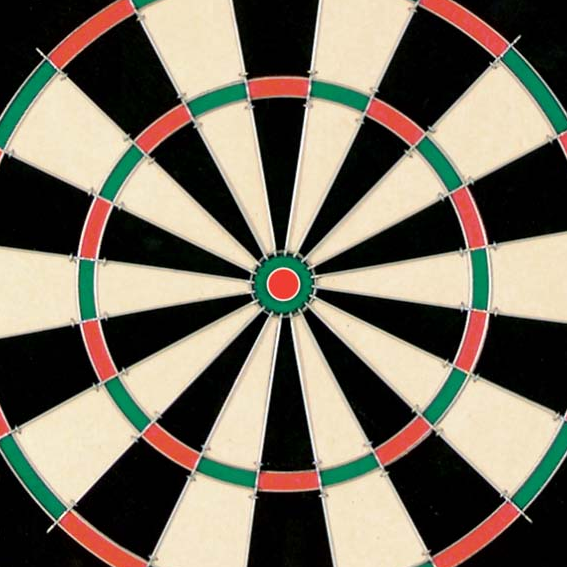
//> input picture CW_example/COMS30030/dart.bmp, 567 x 567 px, given in place of dartdart.bmp.jpg, which was not available
$ ./dart_truth dart.bmp   (built with g++ and OpenCV 4)
//> lines starting //> are read from the running program, lines starting //| are printed output that depends on the picture; after the words box and inside, x2 and y2 are one past the last pixel; in counts of white or black regions, pixels touching at a corner belong together; pictures that were not available may be replaced by others from this repository, and a replacement may not be noted
// header inclusion
#include <stdio.h>
#include "opencv2/objdetect/objdetect.hpp"
#include "opencv2/opencv.hpp"
#include "opencv2/core/core.hpp"
#include "opencv2/highgui/highgui.hpp"
#include "opencv2/imgproc/imgproc.hpp"
#include <algorithm>
#include <sstream>
#include <fstream>
#include <iostream>

#define pi 3.14159265358979323846

#define threshold_magnitude 75
#define threshold_circles 15
#define threshold_rho_space 5
#define threshold_lines 160
#define threshold_pixels_in_lines 20

using namespace std;
using namespace cv;

/** Function Headers */
Mat normalize_and_save(Mat input, string num, string name);

vector<Rect> read_csv(string num);
vector<Rect> filter_darts(vector<Rect> darts, vector<vector<int>> circles, string num, int pixels);
vector<Rect> filter_by_radius(vector<Rect> darts, float avg);
vector<Rect> group_darts(vector<Rect> darts);
vector<string> split( const string &line, char delimiter );
vector<vector<int>> ch_transform(Mat &input, int r_min, int r_max, Mat &direction, string num);

int pixel_count(string num);

float get_iou(Rect t, Rect d);
float get_f1_score(float t_p, float f_p, float f_n);
float average_radius(vector<vector<int>> circles);

void detectAndDisplay( Mat frame, vector<Rect> truths, string num, vector<vector<int>> circles );
void sobel(Mat &input, Mat &output_x, Mat &output_y, Mat &output_mag, Mat &output_dir);
void write_sobel(Mat x, Mat y, string num);
void threshold(Mat &input, int t, string num, string ver);
void gaussian(Mat &input, int size);
void filter_non_max(Mat &input_mag, Mat &input_dir);
void lh_transform(Mat &input, Mat &direction, string num);
void draw_circles(Mat &input, vector<vector<int> > circles, string num);
void draw(Mat frame, vector<Rect> truths, vector<Rect> darts, vector<Rect> darts_f, vector<vector<int>> circles, string num);
void debug_out(vector<Rect> darts_filtered, vector<Rect> truths, string num);

String cascade_name = "dart_cascade/cascade.xml";
CascadeClassifier cascade;

int **malloc2dArray(int dim1, int dim2) {
    int i, j;
    int **array = (int **) malloc(dim1 * sizeof(int *));

    for (i = 0; i < dim1; i++) {
        array[i] = (int *) malloc(dim2 * sizeof(int));
    }
    return array;
}
int ***malloc3dArray(int dim1, int dim2, int dim3) {
    int i, j, k;
    int ***array = (int ***) malloc(dim1 * sizeof(int **));

    for (i = 0; i < dim1; i++) {
        array[i] = (int **) malloc(dim2 * sizeof(int *));
	    for (j = 0; j < dim2; j++) {
  	        array[i][j] = (int *) malloc(dim3 * sizeof(int));
	    }

    }
    return array;
}

/** @function main */
int main( int argc, const char** argv ) {
	string image_n = argv[1];

	Mat frame = imread("source_images/dart"+image_n+".jpg", CV_LOAD_IMAGE_COLOR);
//> frame is the input picture: 567 rows x 567 cols, CV_8UC3; mean B, G, R 96.6, 111.5, 119.5

	// 2. Load the Strong Classifier in a structure called `Cascade'
	if( !cascade.load( cascade_name ) ){ printf("--(!)Error loading\n"); return -1; };

	// 3. Convert and blur input
	Mat img_gray, img_blur;
 	cvtColor( frame, img_gray, CV_BGR2GRAY );

	gaussian(img_gray, 7);
//> after the loop in gaussian, `for ( int i = 0; i < input.rows; i++ )`:
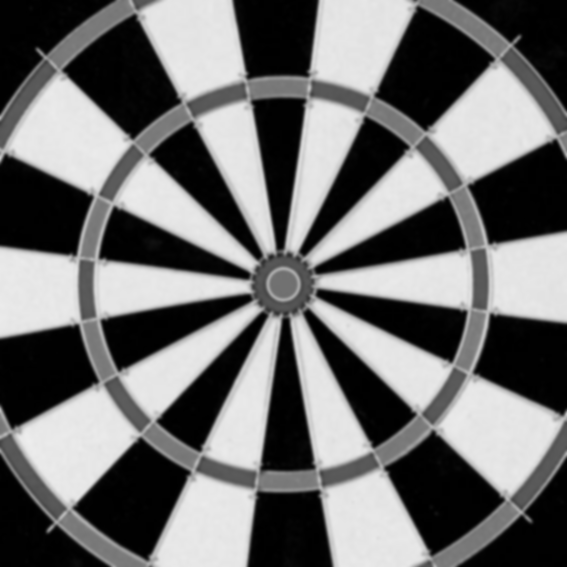
//> output: 567 rows x 567 cols, CV_8UC1; min 0, max 238, mean 111.8
	imwrite("detected_darts/"+image_n+"/blurred.jpg", img_gray);

	Mat img_x(frame.size(), CV_32FC1);
	Mat img_y(frame.size(), CV_32FC1);
	Mat img_m(frame.size(), CV_32FC1);
	Mat img_d(frame.size(), CV_32FC1);

	// 4. Perform sobel edge detector and write outputs
	sobel(img_gray, img_x, img_y, img_m, img_d);
	write_sobel(img_x, img_y, image_n);

	Mat image_m = normalize_and_save(img_m, image_n, "magnitude");
	Mat image_d = normalize_and_save(img_d, image_n, "direction");

	// 5. Threshold magnitude, set threshold (between 0 and 255) for the normalised magnitude image
	threshold(image_m, threshold_magnitude, image_n, "source");

	// 6. Perform HoughTransform
	vector<vector<int> > circles = ch_transform(image_m, 20, min(frame.rows,frame.cols)/2, img_d, image_n);
	lh_transform(image_m, img_d, image_n);

	// 7. Detect Faces and Display Result
	detectAndDisplay( frame, read_csv(image_n), image_n, circles );

	// 8. Save Result Image
	imwrite( "detected_darts/"+image_n+"/detected_filtered.jpg", frame );

	return 0;
}

// Taken from COMS30020 Computer Graphics codebaes
// [12 lines left out: function split, not called in this run]

vector<Rect> read_csv(string num) {

	vector<Rect> truths;

	string file_name = "dart_truths/"+num+".csv";
	ifstream file(file_name);
	string line;

	while(getline(file, line)) {
		vector<string> tokens = split(line, ',');
		truths.push_back(Rect(stoi(tokens[0]),stoi(tokens[1]),stoi(tokens[2]),stoi(tokens[3])));
	}
	file.close();

	return truths;
}

void sobel(Mat &input, Mat &output_x, Mat &output_y, Mat &output_mag, Mat &output_dir) {

	Mat kX = Mat::ones(3, 3, CV_32F);

	// creating the sobel kernel for x
	kX.at<float>(0,0) = -1;
	kX.at<float>(1,0) = -2;
	kX.at<float>(0,1) = 0;
	kX.at<float>(1,1) = 0;
	kX.at<float>(1,2) = 2;
	kX.at<float>(1,2) = 2;
	kX.at<float>(2,0) = -1;
	kX.at<float>(2,1) = 0;

	// sobel kernel for y
	Mat kY = kX.t();

	int kernelRadiusX = ( kX.size[0] - 1 ) / 2;
	int kernelRadiusY = ( kX.size[1] - 1 ) / 2;

	Mat paddedInput;
	copyMakeBorder( input, paddedInput, kernelRadiusX, kernelRadiusX, kernelRadiusY, kernelRadiusY, BORDER_REPLICATE );
//> paddedInput: 569 rows x 569 cols, CV_8UC1

	for ( int i = 0; i < input.rows; i++ ) {
		for( int j = 0; j < input.cols; j++ ) {
			float sum_x = 0.0;
			float sum_y = 0.0;
			for( int m = -kernelRadiusX; m <= kernelRadiusX; m++ ) {
				for( int n = -kernelRadiusY; n <= kernelRadiusY; n++ ) {
					int imagex = i + m + kernelRadiusX;
					int imagey = j + n + kernelRadiusY;
					int kernelx = m + kernelRadiusX;
					int kernely = n + kernelRadiusY;

					float imageval = ( int ) paddedInput.at<uchar>( imagex, imagey );
					float kernel_x = kX.at<float>( kernelx, kernely );
					float kernel_y = kY.at<float>( kernelx, kernely );

					sum_x += imageval * kernel_x;
					sum_y += imageval * kernel_y;
				}
			}
			output_x.at<float>(i, j) = (float) sum_x;
			output_y.at<float>(i, j) = (float) sum_y;
			output_mag.at<float>(i, j) = (float) sqrt((sum_y*sum_y) + (sum_x*sum_x));
			output_dir.at<float>(i, j) = (float) atan2(sum_y, sum_x);
		}
	}
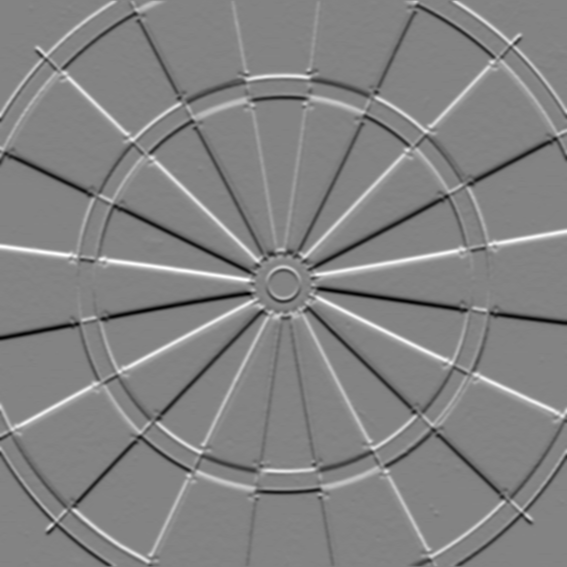
//> output_y: 567 rows x 567 cols, CV_32FC1; min -398, max 376, mean 0.1; drawn with min black and max white
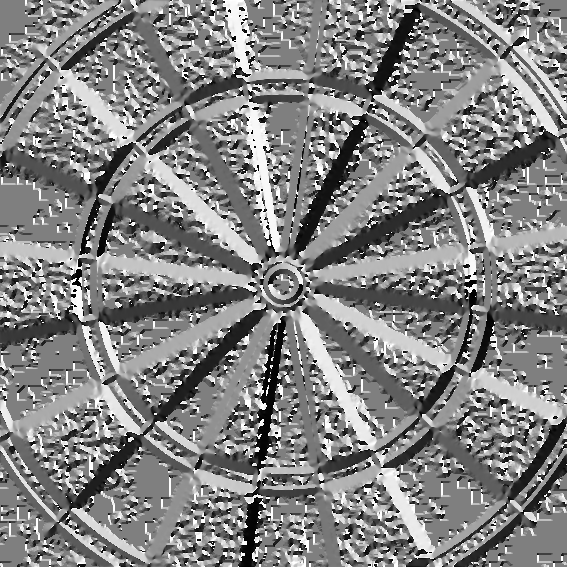
//> output_dir: 567 rows x 567 cols, CV_32FC1; min -3.14, max 3.14, mean 0.0922; drawn with min black and max white
}

void write_sobel(Mat x, Mat y, string num) {
//> called with num = "dart.bmp"

	Mat r_img_x(x.size(), CV_8UC1);
	Mat r_img_y(x.size(), CV_8UC1);
	normalize(x,r_img_x,0,255,NORM_MINMAX, CV_8UC1);
    normalize(y,r_img_y,0,255,NORM_MINMAX, CV_8UC1);
    imwrite("detected_darts/"+num+"/x.jpg",r_img_x);
    imwrite("detected_darts/"+num+"/y.jpg",r_img_y);

}

Mat normalize_and_save(Mat input, string num, string name) {
//> called with num = "dart.bmp", name = "magnitude"
	Mat n_input(input.size(), CV_8UC1, Scalar(0));
	normalize(input, n_input, 0, 255, NORM_MINMAX, CV_8UC1);

	imwrite("detected_darts/"+num+"/"+name+".jpg", n_input);

	return n_input;
}

void gaussian(Mat &input, int size) {

	Mat output(input.size(), input.type());

	cv::Mat kX = cv::getGaussianKernel(size, -1);
	cv::Mat kY = cv::getGaussianKernel(size, -1);

	cv::Mat kernel = kX * kY.t();

	int kernelRadiusX = ( kernel.size[0] - 1 ) / 2;
	int kernelRadiusY = ( kernel.size[1] - 1 ) / 2;

	cv::Mat paddedInput;
	cv::copyMakeBorder( input, paddedInput, kernelRadiusX, kernelRadiusX, kernelRadiusY, kernelRadiusY, cv::BORDER_REPLICATE );

	for ( int i = 0; i < input.rows; i++ ) {
		for( int j = 0; j < input.cols; j++ ) {
			double sum = 0.0;
			for( int m = -kernelRadiusX; m <= kernelRadiusX; m++ ) {
				for( int n = -kernelRadiusY; n <= kernelRadiusY; n++ ) {
					// find the correct indices we are using
					int imagex = i + m + kernelRadiusX;
					int imagey = j + n + kernelRadiusY;
					int kernelx = m + kernelRadiusX;
					int kernely = n + kernelRadiusY;
					// get the values from the padded image and the kernel
					int imageval = ( int ) paddedInput.at<uchar>( imagex, imagey );
					double kernalval = kernel.at<double>( kernelx, kernely );
					// do the multiplication
					sum += imageval * kernalval;
				}
			}
			// set the output value as the sum of the convolution
			output.at<uchar>(i, j) = (uchar) sum;
		}
	}
	input = output.clone();
}

// [20 lines left out: function filter_non_max, not called in this run]

void threshold(Mat &input, int t, string num, string ver) {
//> called with t = 75, num = "dart.bmp", ver = "source"

	assert(t >= 0 && t <= 255);
	// output.create(input.size(), input.type());
	for(int i = 0; i < input.rows; i++) {
		for(int j = 0; j < input.cols; j++) {
			int val = (int) input.at<uchar>(i, j);
			if(val > t) {
				input.at<uchar>(i,j) = (uchar) 255;
			} else {
				input.at<uchar>(i,j) = (uchar) 0;
			}
		}
	}
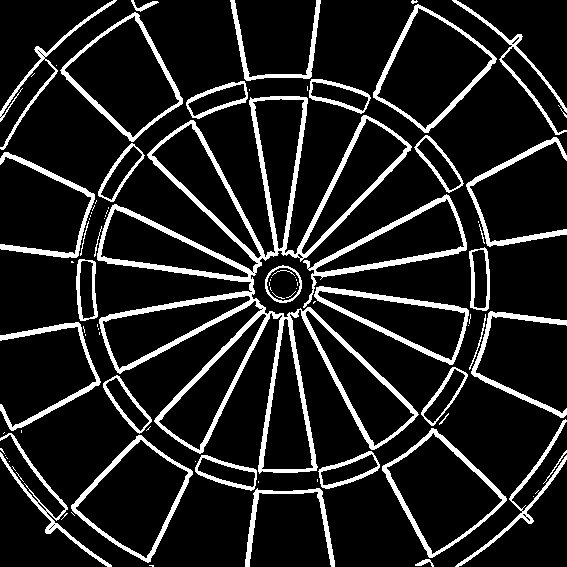
//> input: 567 rows x 567 cols, CV_8UC1; 12.8% white; 90 white regions (53 under 20 px), largest, box (x1, y1, x2, y2) and area: (97, 96, 419, 474) 14148, (303, 194, 467, 308) 2009, (314, 286, 469, 365) 1796
//> after the loop in ch_transform, `for (int x = 0; x < input.rows; x++)`:
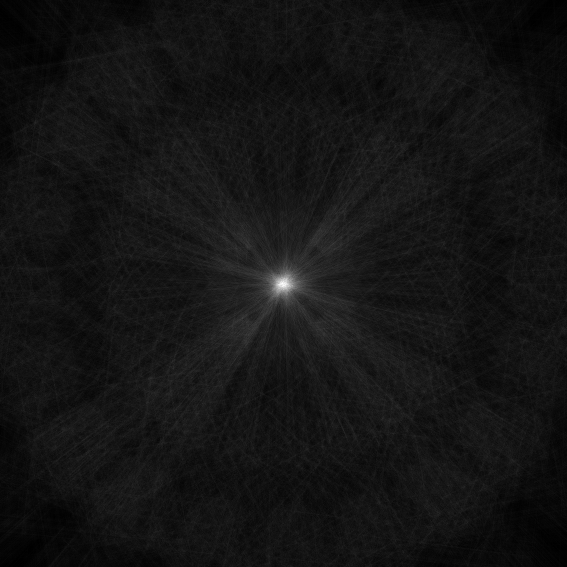
//> hough_output: 567 rows x 567 cols, CV_32FC1; min 0, max 630, mean 50.7; drawn with min black and max white
//> after the loop in ch_transform, `for (int x = 0; x < input.rows; x++)`: circles = 14 items
	imwrite("detected_darts/"+num+"/threshold_"+ver+".jpg", input);
}

void lh_transform(Mat &input, Mat &direction, string num) {
//> called with num = "dart.bmp"

	assert(input.rows == direction.rows && input.cols == direction.cols);

	int diag = sqrt(pow(input.rows,2)+pow(input.cols,2));

	int **hough_space = malloc2dArray(diag,360);
    for (int i = 0; i < diag; i++) {
        for (int j = 0; j < 360; j++) {
            hough_space[i][j] = 0;
        }
    }
    for (int x = 0; x < input.rows; x++) {
        for (int y = 0; y < input.cols; y++) {
			if(input.at<uchar>(x,y) == 255) {
				//for (int r = 0; r < r_max; r++) {
					int th = int(direction.at<float>(x,y)*(180/pi)) + 180;
					for(int t = th-5; t <= th+5; t++) {
						int mod_th = (t+360) % 360;
						float t_rad = (mod_th-180)*(pi/180);
						int xc = int(x * sin(t_rad));
						int yc = int(y * cos(t_rad));
						int p = xc + yc;
						if(p >= 0 && p <= diag) {
							hough_space[p][mod_th] += 1;
						}
					}
			}
        }
    }

	Mat hough_output(diag, 360, CV_32FC1, Scalar(0));

    for (int p = 0; p < diag; p++) {
        for (int t = 0; t < 360; t++) {
			hough_output.at<float>(p,t) = hough_space[p][t];
        }
    }
//> hough_output: 801 rows x 360 cols, CV_32FC1

	Mat img_threshold = normalize_and_save(hough_output, num, "rho_theta_space");
	threshold(img_threshold, threshold_rho_space, num, "rho_theta");
//> call 2 of threshold, with t = 5, num = "dart.bmp", ver = "rho_theta"
//> after the loop in threshold (call 2), `for(int i = 0; i < input.rows; i++)`:
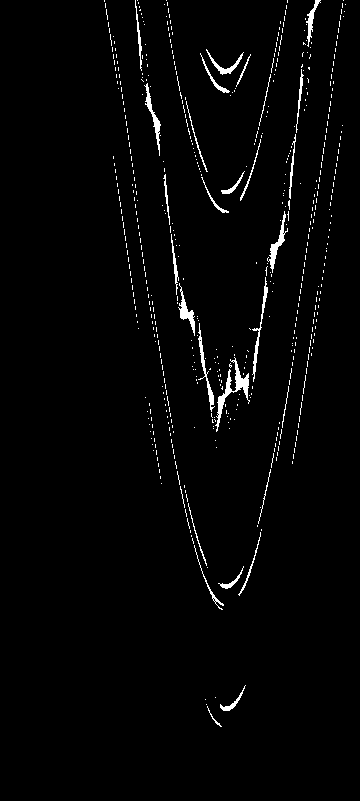
//> input: 801 rows x 360 cols, CV_8UC1; 2.1% white in thin lines or dots, all inside (x1, y1, x2, y2) = (104, 0, 346, 727)

	Mat hough_output_o(input.rows, input.cols, CV_32FC1, Scalar(0));

	for(int p = 0; p < hough_output.rows; p++) {
		for(int th = 0; th < hough_output.cols; th++) {
			if(img_threshold.at<uchar>(p,th) == 255) {
				float t_rad = (th-180) * (pi/180);
				for(int x = 0; x < input.cols; x++) {
					int y = ((-cos(t_rad))/sin(t_rad))*x + (p/sin(t_rad));

					if(y >= 0 && y < input.rows) {
						hough_output_o.at<float>(y,x)++;
					}
				}
			}
		}
	}
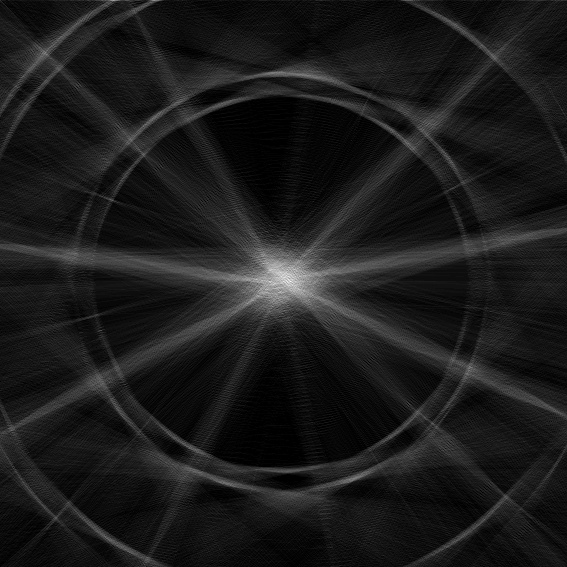
//> hough_output_o: 567 rows x 567 cols, CV_32FC1; min 0, max 58, mean 6.3; drawn with min black and max white
	Mat img_threshold_o = normalize_and_save(hough_output_o, num, "hough_space_lines");
	threshold(img_threshold_o, threshold_lines, num, "lines");
//> (the rest of the program and of its run is left out)
